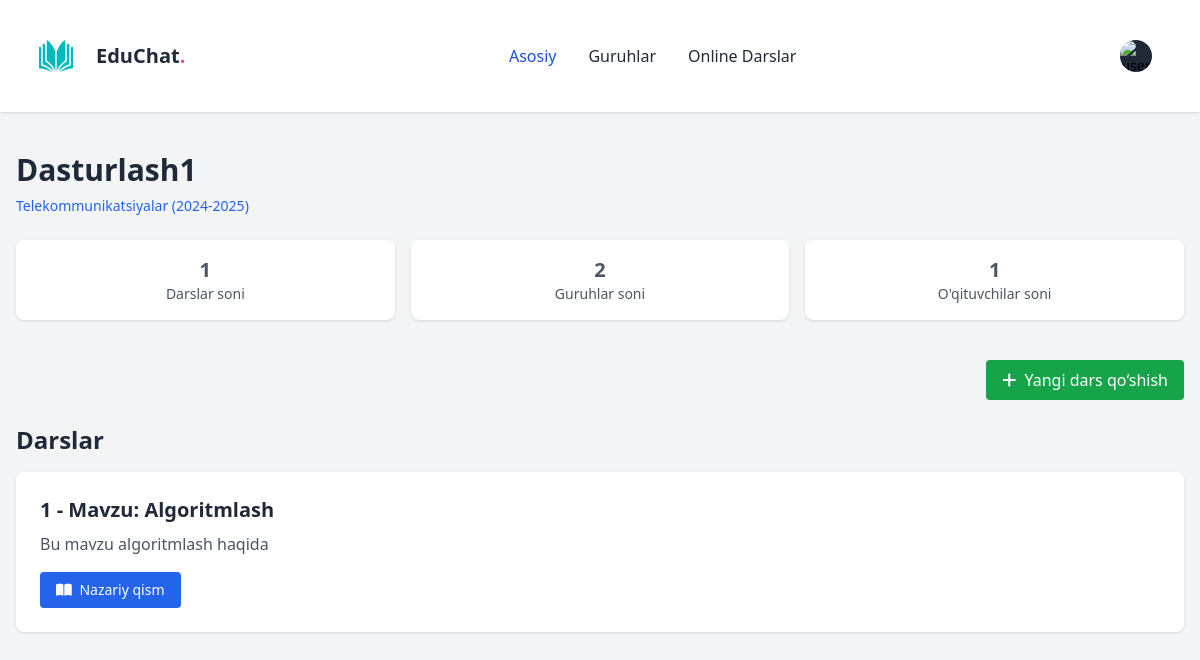
The page /subject/1/ on the database as committed earlier.
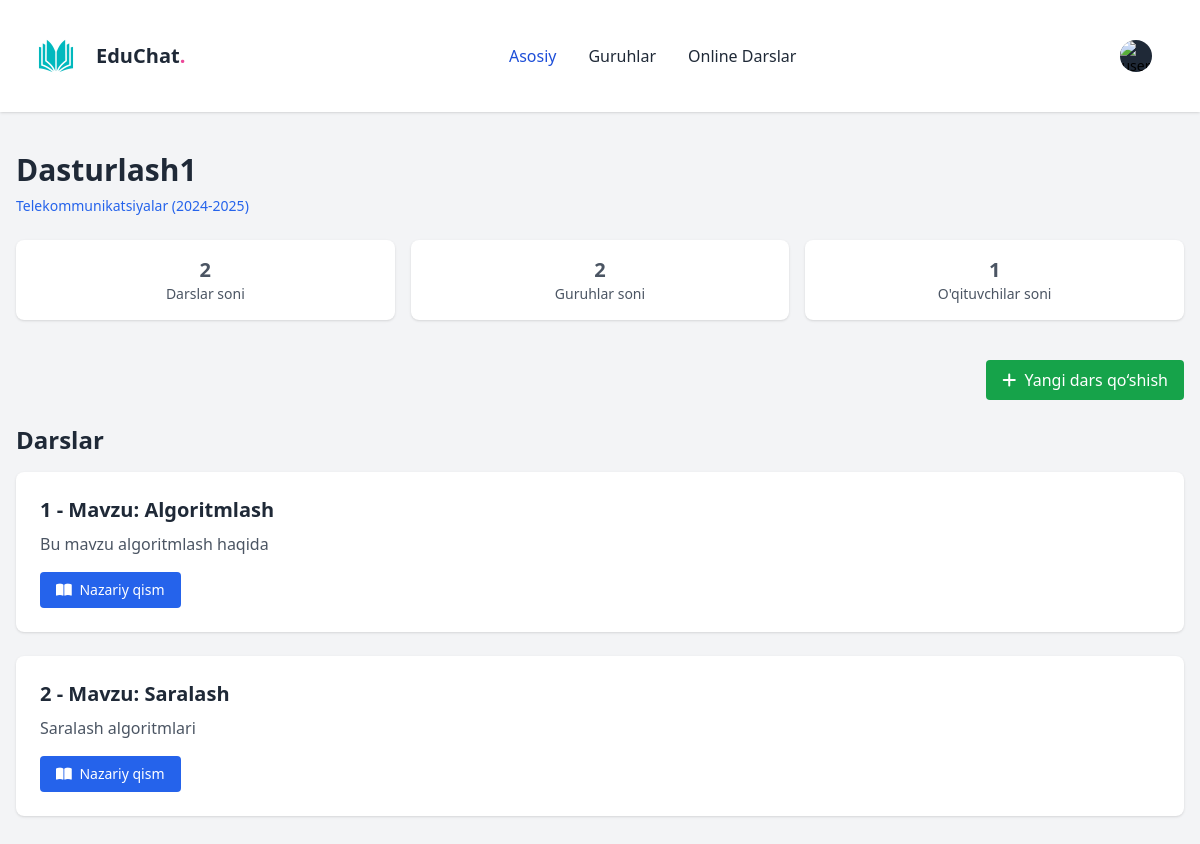
The same page on the database as committed later.
### subject/models/subject.py (models this page shows, shortened)
class Subject(models.Model):
    name = models.CharField(max_length=255)
    description = models.TextField(verbose_name="Qisqacha ma'lumot",blank=True)
    image = models.ImageField(upload_to="subject_images/", null=True, blank=True)
    year = models.ForeignKey(Year, on_delete=models.CASCADE, blank=True)
    semester = models.CharField(max_length=15, choices=SemesterChoices.choices, default=SemesterChoices.AUTUMN)
    begin_at = models.DateField(auto_now=True)
    end_at = models.DateField(auto_now=True)
    faculty = models.ForeignKey(Faculty, on_delete=models.CASCADE, blank=True)
    teachers = models.ManyToManyField(TeacherProfile, related_name="subjects_teacher")
    groups = models.ManyToManyField(Group, related_name="subjects_group")
    created_at = models.DateTimeField(auto_now_add=True)
    updated_at = models.DateTimeField(auto_now=True)
    class Meta:
        verbose_name = "Fan"
        verbose_name_plural = "Fanlar"

class Year(models.Model):
    name = models.CharField(max_length=155)
    class Meta:
        verbose_name = "Yil"
        verbose_name_plural = "Yillar"

### account/models/student_account.py (models this page shows, shortened)
class Faculty(models.Model):
    name = models.CharField(max_length=255, unique=True)
    class Meta:
        verbose_name = "Fakultet"
        verbose_name_plural = "Fakultetlar"

### subject/models/lesson.py (models this page shows, shortened)
class Lesson(models.Model):
    subject = models.ForeignKey(Subject, on_delete=models.SET_NULL, null=True, blank=True,
                                related_name="lesson_subject")
    title = models.CharField(max_length=255)
    description = models.TextField(verbose_name="Qisqacha ma'lumot",blank=True)
    teachers = models.ManyToManyField(TeacherProfile, related_name="lesson_teacher")
    class Meta:
        verbose_name = "Dars"
        verbose_name_plural = "Darslar"

### subject/views/subject.py (the view)
# urls.py: path('<int:subject_id>/', subject_lessons, name='subject_lessons'),
def subject_lessons(request, subject_id):
    subject = get_object_or_404(Subject, id=subject_id)
    lessons = Lesson.objects.filter(subject=subject)
    context = {
        'subject': subject,
        'lessons': lessons,
    }
    return render(request, 'subjects_teacher.html', context)

### subject/templates/subjects_teacher.html (shortened to what this page needs)
{% load static %}
<!DOCTYPE html>
<html lang="en" x-data="{ sidebarOpen: false }">
<head>
    <link rel="stylesheet" href="https://cdnjs.cloudflare.com/ajax/libs/font-awesome/6.5.0/css/all.min.css">
    <script src="https://cdn.tailwindcss.com"></script>
</head>
<body class="bg-gray-100 font-sans">
<nav class="bg-white border-gray-200 shadow">
    <div class="max-w-screen-xl flex flex-wrap items-center justify-between mx-auto p-4">
        <a class="relative flex items-center inline-block h-5 h-full font-black leading-none">
            <img src="/static/images/logo_book.jpg" class="w-20 h-20">
            <span class="text-xl text-gray-800">EduChat<span class="text-pink-500">.</span></span>
        </a>
        <div class="flex items-center md:order-2 space-x-3 md:space-x-0 rtl:space-x-reverse">
            <button type="button"
                    class="flex text-sm bg-gray-800 rounded-full md:me-0 focus:ring-4 focus:ring-gray-300"
                    id="user-menu-button" aria-expanded="false" data-dropdown-toggle="user-dropdown"
                    data-dropdown-placement="bottom">
                <img class="w-8 h-8 rounded-full"
                     src="{% if request.user.avatar %}{{ request.user.avatar.url }}{% else %}/static/images/user_image.jpg{% endif %}"
                     alt="user photo">
            </button>
            <span class="block px-4 py-3 font-bold text-l text-gray-800">
                </span>
        </div>
        <div class="items-center justify-between hidden w-full md:flex md:w-auto md:order-1" id="navbar-user">
            <ul class="flex flex-col font-medium p-4 md:p-0 mt-4 border border-gray-100 rounded-lg bg-white md:space-x-8 rtl:space-x-reverse md:flex-row md:mt-0 md:border-0">
                <li>
                    <a href="{% url 'dashboard' %}"
                       class="block py-2 px-3 text-white bg-blue-700 rounded-sm md:bg-transparent md:text-blue-700 md:p-0"
                       aria-current="page">Asosiy</a>
                </li>
                <li>
                    <a href="{% url 'group_list' %}"
                       class="block py-2 px-3 text-gray-800 hover:bg-gray-100 md:hover:bg-transparent md:hover:text-blue-700 md:p-0">Guruhlar</a>
                </li>
                <li>
                    <a href="{% url 'subject:teacher_live_sessions' %}"
                       class="block py-2 px-3 text-gray-800 hover:bg-gray-100 md:hover:bg-transparent md:hover:text-blue-700 md:p-0">Online
                        Darslar</a>
                </li>
            </ul>
        </div>
    </div>
</nav>
<div class="max-w-7xl mx-auto py-10 px-4">
    <h1 class="text-3xl font-bold text-gray-800 mb-2">{{ subject.name }}</h1>
    <p class="text-sm text-blue-600 mb-6">{{ subject.faculty.name }} ({{ subject.year.name }})</p>
    <div class="grid grid-cols-1 sm:grid-cols-3 gap-4 mb-6 text-sm text-gray-600">
        <div class="bg-white p-4 rounded-lg shadow text-center">
            <div class="text-xl font-bold">{{ subject.lesson_subject.count }}</div>
            <div>Darslar soni</div>
        </div>
        <div class="bg-white p-4 rounded-lg shadow text-center">
            <div class="text-xl font-bold">{{ subject.groups.count }}</div>
            <div>Guruhlar soni</div>
        </div>
        <div class="bg-white p-4 rounded-lg shadow text-center">
            <div class="text-xl font-bold">{{ subject.teachers.count }}</div>
            <div>O'qituvchilar soni</div>
        </div>
    </div>
    <div class="flex justify-end mb-6">
        <a href="{% url 'subject:create_lesson' subject.id %}"
           class="inline-block bg-green-600 text-white px-4 py-2 rounded hover:bg-green-700 transition">
            <i class="fas fa-plus mr-1"></i> Yangi dars qo‘shish
        </a>
    </div>
    <h2 class="text-2xl font-semibold text-gray-800 mb-4">Darslar</h2>
    <div class="space-y-6">
        {% for lesson in subject.lesson_subject.all %}
        <div class="bg-white p-6 rounded-lg shadow">
            <h3 class="text-xl font-semibold text-gray-800 mb-2">{{ forloop.counter }} - Mavzu: {{ lesson.title }}</h3>
            <p class="text-gray-600 mb-4">{{ lesson.description|truncatewords:30 }}</p>
            <div class="flex gap-3 flex-wrap">
                <a href="{% url 'subject:lesson_detail' lesson.id %}"
                   class="bg-blue-600 text-white text-sm font-medium px-4 py-2 rounded hover:bg-blue-700 transition">
                    <i class="fas fa-book-open mr-1"></i> Nazariy qism
                </a>
            </div>
        </div>
        {% endfor %}
    </div>
</div>
</body>
</html>

Rows that differ between the two databases and show on the page:
computed for Subject "Dasturlash1": lesson_subject.count "1" → "2"
added Lesson: title "Saralash", description "Saralash algoritmlari"
